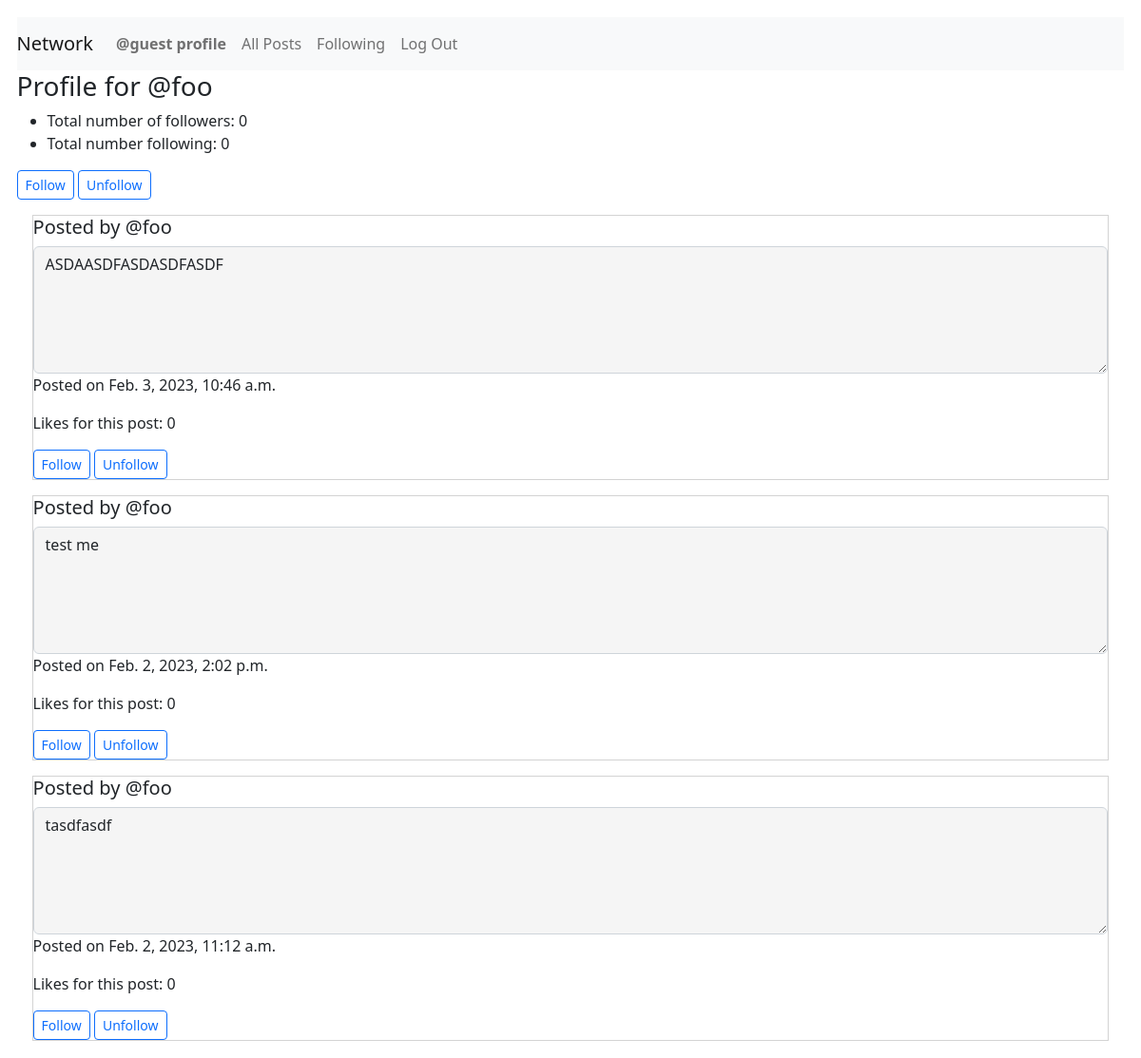
Screenshot of /profile/@foo (signed in) with the database file from the repository.
### network/models.py (models this page shows, shortened)
class User(AbstractUser):
    pass

class Posts(models.Model):
    creator = models.ForeignKey(
        User, on_delete=models.PROTECT, related_name="get_creator_listings", blank=False)
    content = models.TextField(max_length=600)
    createdDate = models.DateTimeField(auto_now_add=True)
    liked = models.BooleanField(default=False)
    numberLikes = models.IntegerField(blank=True, default=0)

### network/views.py (the view)
# urls.py: path("profile/<str:username>", views.getProfile, name="getProfile"),
@csrf_exempt
@login_required
def getProfile(request, username):
    print("In getProfile")
    user_id = request.user.id
    user_name = request.user.username
    print(username)
    user = User.objects.get(username=username)
    print(user.id)
    profileUser = user.id
    try:
        posts = Posts.objects.filter(creator=profileUser)
        postsUser = posts.order_by('-createdDate')
        noListings = False
    except Posts.DoesNotExist:
        print("blah")
        noListings = True
    try:
        follow = Follow.objects.get(followUser=profileUser)
        followObject = True
    except:
        Follow.DoesNotExist
        followObject = False
    if followObject != False:
        countFollowers = follow.followers.all().count()
    else:
        countFollowers = 0
    if followObject == True:
        followers = follow.followers.all()
    if followObject == True:
        countFollowing = follow.following.all().count()
    else:
        countFollowing = 0
    if followObject == True:
        following = follow.following.all()
    if followObject == False:
        return render(request, "network/profile.html", {"noListings": noListings, "postings": postsUser, "countFollowers": countFollowers, "countFollowing": countFollowing, "username": username})
    else:
        return render(request, "network/profile.html", {"noListings": noListings, "postings": postsUser, "countFollowers": countFollowers, "countFollowing": countFollowing, "username": username})

### network/templates/network/profile.html (shortened to what this page needs)
{% extends "network/layout.html" %}
{% load static %}
{% block body %}
<div id="post-view">
    <h3>Profile for {{username}}</h3>
    <ul>
        <li>Total number of followers: {{countFollowers}}</li>
        <li>Total number following: {{countFollowing}}</li>
    </ul>
    <div>
        {% if username != user.username %}
        <div>
            <a class="btn btn-sm btn-outline-primary" href="{% url 'user_Follow' username %}">Follow</a>
            <a class="btn btn-sm btn-outline-primary" href="{% url 'user_UnFollow' username %}">Unfollow</a>
        </div>
        {% endif %}
        {% for post in postings %}
        <div class="post{{forloop.counter0}}">
            <h5 class="creator">Posted by {{post.creator.username}}</a></h5><textarea
                class="form-control content{{forloop.counter0}}" id="readonlyContent{{forloop.counter0}}" rows="5"
                readonly="true">{{post.content}}</textarea>
            <p class="timestamp{{forloop.counter0}}">Posted on {{post.createdDate}}</p>
            <p class="numberLikes{{forloop.counter0}}">Likes for this post: {{post.numberLikes}}</p>
            {% if post.creator.username != user.username %}
            <a class="btn btn-sm btn-outline-primary" href="{% url 'user_Follow' post.creator.username %}">Follow</a>
            <a class="btn btn-sm btn-outline-primary"
                href="{% url 'user_UnFollow' post.creator.username %}">Unfollow</a>
            {% endif %}
        </div>
        {% empty %}
        <h5>This user does not have any posts.</h5>
        {% endfor %}
        {% endblock %}

### network/templates/network/layout.html (shortened to what this page needs)
{% load static %}
<!DOCTYPE html>
<html lang="en">
<head>
    <link href="https://cdn.jsdelivr.net/npm/bootstrap@5.2.3/dist/css/bootstrap.min.css" rel="stylesheet">
    <link href="{% static 'network/styles.css' %}" rel="stylesheet">
</head>
<body>
    <nav class="navbar navbar-expand-lg navbar-light bg-light">
        <a class="navbar-brand" href="{% url 'index' %}">Network</a>
        <div>
            <ul class="navbar-nav mr-auto">
                {% if user.is_authenticated %}
                <li class="nav-item">
                    <a class="nav-link" id="djangoProfile" href="{% url 'getProfile' user.username %}"><strong>{{ user.username }} profile</strong></a>
                </li>
                <li class="nav-item">
                    <a class="nav-link" id="djangoAllPosts" href="{% url 'djangoAllPosts' %}">All Posts</a>
                </li>
                {% endif %}
                {% if user.is_authenticated %}
                <li class="nav-item">
                    <a class="nav-link" id="djangoFollowing" href="{% url 'getFollowing' %}">Following</a>
                </li>
                <li class="nav-item">
                    <a class="nav-link" href="{% url 'logout' %}">Log Out</a>
                </li>
                {% endif %}
            </ul>
        </div>
    </nav>
    <div class="body">
        {% block body %}
        {% endblock %}
    </div>
</body>
</html>

### network/static/network/styles.css (style rules this page uses)
body { margin: 1.1em; }
a { text-decoration: none; }
[class*="post"] { margin: 1.0em; border-style: solid; border-width: thin; border-color: lightgray; }
[id*="readonlyContent"] { background-color: whitesmoke }

### rows the page displays
User: username "@guest"
User: username "@foo"
Posts: creator.username "@foo", content "ASDAASDFASDASDFASDF", createdDate "Feb. 3, 2023, 10:46 a.m.", numberLikes "0", shows "Follow"
Posts: creator.username "@foo", content "test me", createdDate "Feb. 2, 2023, 2:02 p.m.", numberLikes "0", shows "Follow"
Posts: creator.username "@foo", content "tasdfasdf", createdDate "Feb. 2, 2023, 11:12 a.m.", numberLikes "0", shows "Follow"

### other values shown
{{ countFollowers }} "0"
{{ countFollowing }} "0"
